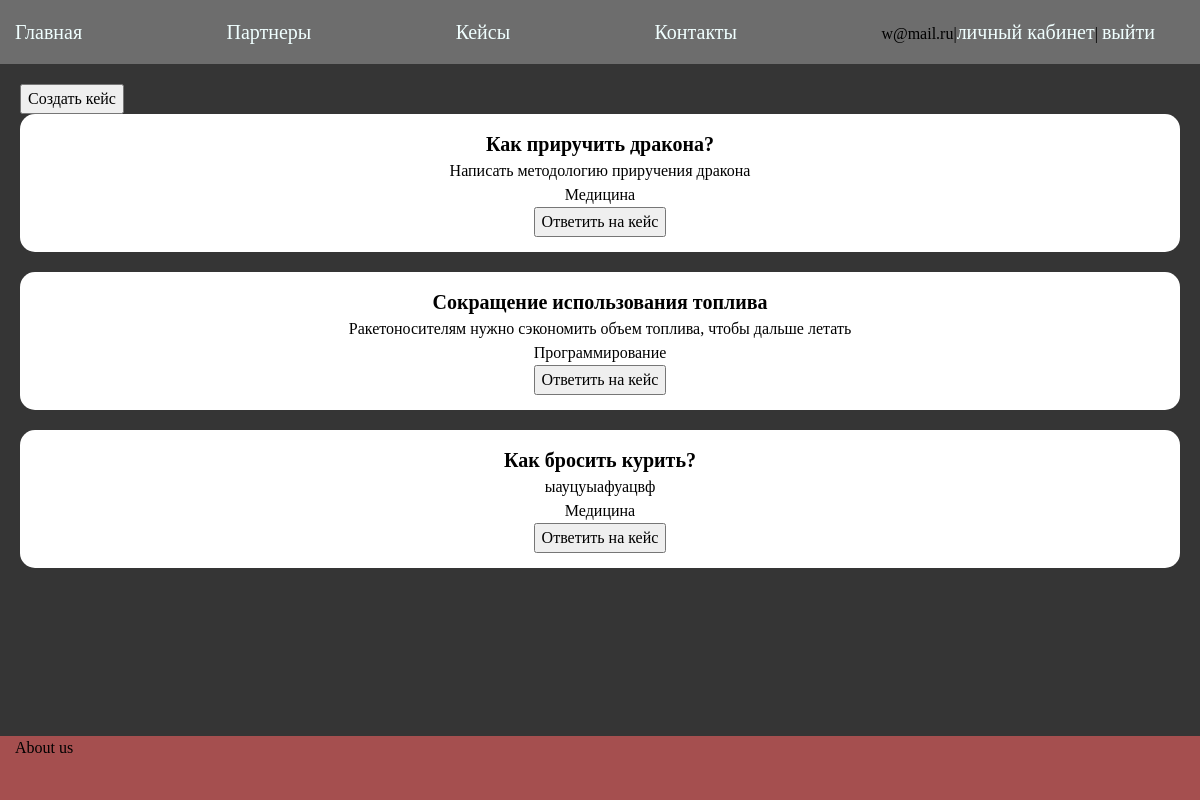
The app's page /showcases/ (signed in) with its own data.
### BastauApp/models.py (models this page shows)
class User(AbstractBaseUser, PermissionsMixin):
    ROLES = [('Студент', 'Студент'),
             ('Партнер', 'Партнер')]
    email = models.EmailField(db_index=True, unique=True, max_length=254)
    phone = models.CharField(max_length=20, help_text='Номер телефона')
    is_staff = models.BooleanField(default=True)  # must needed, otherwise you won't be at
    is_active = models.BooleanField(default=True)  # must needed, otherwise you won't be «
    is_superuser = models.BooleanField(default=False)  # this field we inherit from Permis
    role = models.CharField(choices=ROLES, default=ROLES[0], max_length=10)
    objects = CustomUserManager()
    REQUIRED_FIELDS = ["phone"]
    USERNAME_FIELD = 'email'
    class Meta:
        verbose_name = "Юзер"
        verbose_name_plural = "Юзеры"

class Case(models.Model):
    CATEGORIES = [
        ('Медицина', 'Медицина'), ('Программирование', 'Программирование'), ('Архитектура', 'Архитектура')
    ]
    title = models.CharField(max_length=200, verbose_name='Название')
    description = models.TextField(verbose_name='Описание кейса')
    date_of_create = models.DateTimeField(auto_now=True)
    date_of_edit = models.DateTimeField(auto_now_add=True)
    date_of_close = models.DateTimeField()
    category = models.CharField(max_length=100, choices=CATEGORIES)
    user_id = models.ForeignKey(User, on_delete=models.CASCADE)
    class Meta:
        verbose_name = "Кейс"
        verbose_name_plural = "Кейсы"
    def __str__(self):
        return self.title

### BastauApp/views.py (the view)
# urls.py: path('showcases/', ShowCases.as_view(), name='showcases'),
class ShowCases(ListView):
    model = Case
    template_name = 'ShowCase.html'
    extra_context = {"name": 'Кейсы', 'menu': menu}

### BastauApp/templates/ShowCase.html
{% extends 'base.html' %}
  {% block content %}
 <a href="{% url 'createcase' %}"><button>Создать кейс</button></a>
    {% for item in object_list %}
    <div class="case">
      <span class="case__title">
        {{item}}
      </span>
      <p>{{item.description}}</p>
      <p>{{item.category}}</p>
      <button>Ответить на кейс</button>
    </div>
    {% endfor %}
  {% endblock %}

### BastauApp/templates/base.html (shortened to what this page needs)
{% load static %}
<!DOCTYPE html>
<html lang="en">
  <head>
    <link type="text/css" href="{% static 'css/style.css' %}" rel="stylesheet" />
    <link type="text/css" href="{% static 'css/zero.css' %}" rel="stylesheet" />
  </head>
  <body>
    <nav class="nav">
      <div class="container">
        {% block mainmenu %}
          <ul class="nav__list">
            <li><a href="{% url 'index' %}">Главная</a></li>
            {% for item in menu %}
              <li><a href="{% url item.url_name %}">{{item.title}}</a></li>
            {% endfor %}
           {% if request.user.is_authenticated %}
<li class="last">  {{user.email}}|<a href="{% url 'personal' %}">личный кабинет</a>| <a href="{% url 'logout' %}">выйти</a></li>
{% else %}
<li class="last"><a href="{% url 'signup' %}">Регистрация</a> | <a href="{% url 'login' %}">Войти</a></li>
{% endif %}
          </ul>
        {% endblock mainmenu %}
      </div>
    </nav>
    <div class="content">
      <div class="container">
        <main class="main">
          {% block content %}
          {% endblock %}
        </main>
      </div>
    </div>
    <footer class="footer">
      <div class="container">
        About us
      </div>
    </footer>
  </body>
</html>

### BastauApp/static/css/style.css (style rules this page uses)
body { height: 100%; }
html { height: 100%; }
.container { max-width: 1170px; margin: 0 auto; height: 100%; }
.nav { height: 64px; background-color: rgb(109, 109, 109); align-items: center; }
.nav__list { height: 100%; display: flex; justify-content: space-between; align-items: center; }
.nav__list li { margin-right: 30px; }
.nav__list li a { text-decoration: none; font-size: 20px; color: azure; }
.content { min-height: calc(100vh - 128px); background-color: rgb(53, 53, 53); padding: 20px; }
.footer { height: 64px; background-color: rgb(165, 79, 79); }
.case { background-color: #fff; padding: 15px; border-radius: 15px; margin-bottom: 20px; text-align: center; }
.case__title { font-size: 20px; font-weight: bold; }

### BastauApp/static/css/zero.css (style rules this page uses)
*, *::before, *::after { box-sizing: border-box; }
ul[class], ol[class] { padding: 0; }
body, h1, h2, h3, h4, p, ul[class], ol[class], li, figure, figcaption, blockquote, dl, dd { margin: 0; }
body { min-height: 100vh; scroll-behavior: smooth; text-rendering: optimizeSpeed; line-height: 1.5; }
ul[class], ol[class] { list-style: none; }
a:not([class]) { text-decoration-skip-ink: auto; }
input, button, textarea, select { font: inherit; }

### records on screen
User: email "w@mail.ru"
Case: title "Как приручить дракона?", description "Написать методологию приручения дракона", category "Медицина"
Case: title "Сокращение использования топлива", description "Ракетоносителям нужно сэкономить объем топлива, чтобы дальше летать", category "Программирование"
Case: title "Как бросить курить?", description "ыауцуыафуацвф", category "Медицина"

### other values on screen
{{ item.title }} "Партнеры" "Кейсы" "Контакты"
